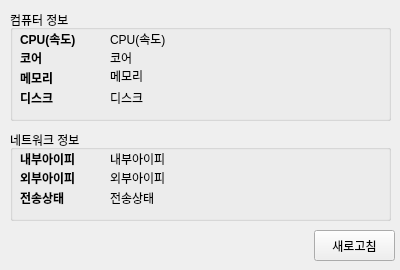
<?xml version="1.0" encoding="UTF-8"?>
<ui version="4.0">
 <class>Form</class>
 <widget class="QWidget" name="Form">
  <property name="geometry">
   <rect>
    <x>0</x>
    <y>0</y>
    <width>400</width>
    <height>270</height>
   </rect>
  </property>
  <property name="minimumSize">
   <size>
    <width>400</width>
    <height>270</height>
   </size>
  </property>
  <property name="maximumSize">
   <size>
    <width>400</width>
    <height>270</height>
   </size>
  </property>
  <property name="windowTitle">
   <string>내 컴퓨터 정보</string>
  </property>
  <widget class="QGroupBox" name="groupBox">
   <property name="geometry">
    <rect>
     <x>10</x>
     <y>10</y>
     <width>381</width>
     <height>111</height>
    </rect>
   </property>
   <property name="title">
    <string>컴퓨터 정보</string>
   </property>
   <widget class="QLabel" name="lblCore">
    <property name="geometry">
     <rect>
      <x>100</x>
      <y>40</y>
      <width>271</width>
      <height>16</height>
     </rect>
    </property>
    <property name="text">
     <string>코어</string>
    </property>
   </widget>
   <widget class="QLabel" name="lblMemory">
    <property name="geometry">
     <rect>
      <x>100</x>
      <y>56</y>
      <width>271</width>
      <height>20</height>
     </rect>
    </property>
    <property name="text">
     <string>메모리</string>
    </property>
   </widget>
   <widget class="QLabel" name="label_2">
    <property name="geometry">
     <rect>
      <x>10</x>
      <y>40</y>
      <width>91</width>
      <height>16</height>
     </rect>
    </property>
    <property name="styleSheet">
     <string notr="true">font-weight: bold;</string>
    </property>
    <property name="text">
     <string>코어</string>
    </property>
   </widget>
   <widget class="QLabel" name="label">
    <property name="geometry">
     <rect>
      <x>10</x>
      <y>21</y>
      <width>91</width>
      <height>16</height>
     </rect>
    </property>
    <property name="styleSheet">
     <string notr="true">font-weight: bold;</string>
    </property>
    <property name="text">
     <string>CPU(속도) </string>
    </property>
   </widget>
   <widget class="QLabel" name="label_4">
    <property name="geometry">
     <rect>
      <x>10</x>
      <y>80</y>
      <width>91</width>
      <height>16</height>
     </rect>
    </property>
    <property name="styleSheet">
     <string notr="true">font-weight: bold;</string>
    </property>
    <property name="text">
     <string>디스크</string>
    </property>
   </widget>
   <widget class="QLabel" name="lblCPU">
    <property name="geometry">
     <rect>
      <x>100</x>
      <y>21</y>
      <width>271</width>
      <height>16</height>
     </rect>
    </property>
    <property name="text">
     <string>CPU(속도) </string>
    </property>
   </widget>
   <widget class="QLabel" name="lblDisk">
    <property name="geometry">
     <rect>
      <x>100</x>
      <y>80</y>
      <width>271</width>
      <height>16</height>
     </rect>
    </property>
    <property name="text">
     <string>디스크</string>
    </property>
   </widget>
   <widget class="QLabel" name="label_3">
    <property name="geometry">
     <rect>
      <x>10</x>
      <y>60</y>
      <width>91</width>
      <height>16</height>
     </rect>
    </property>
    <property name="styleSheet">
     <string notr="true">font-weight: bold;</string>
    </property>
    <property name="text">
     <string>메모리</string>
    </property>
   </widget>
  </widget>
  <widget class="QGroupBox" name="groupBox_2">
   <property name="geometry">
    <rect>
     <x>10</x>
     <y>130</y>
     <width>381</width>
     <height>91</height>
    </rect>
   </property>
   <property name="title">
    <string>네트워크 정보</string>
   </property>
   <widget class="QLabel" name="lblExtraNet">
    <property name="geometry">
     <rect>
      <x>100</x>
      <y>40</y>
      <width>271</width>
      <height>16</height>
     </rect>
    </property>
    <property name="text">
     <string>외부아이피</string>
    </property>
   </widget>
   <widget class="QLabel" name="lblNetStat">
    <property name="geometry">
     <rect>
      <x>100</x>
      <y>60</y>
      <width>271</width>
      <height>16</height>
     </rect>
    </property>
    <property name="text">
     <string>전송상태</string>
    </property>
   </widget>
   <widget class="QLabel" name="label_5">
    <property name="geometry">
     <rect>
      <x>10</x>
      <y>40</y>
      <width>91</width>
      <height>16</height>
     </rect>
    </property>
    <property name="styleSheet">
     <string notr="true">font-weight: bold;</string>
    </property>
    <property name="text">
     <string>외부아이피</string>
    </property>
   </widget>
   <widget class="QLabel" name="label_6">
    <property name="geometry">
     <rect>
      <x>10</x>
      <y>21</y>
      <width>91</width>
      <height>16</height>
     </rect>
    </property>
    <property name="styleSheet">
     <string notr="true">font-weight: bold;</string>
    </property>
    <property name="text">
     <string>내부아이피</string>
    </property>
   </widget>
   <widget class="QLabel" name="lblInnerNet">
    <property name="geometry">
     <rect>
      <x>100</x>
      <y>21</y>
      <width>271</width>
      <height>16</height>
     </rect>
    </property>
    <property name="text">
     <string>내부아이피</string>
    </property>
   </widget>
   <widget class="QLabel" name="label_8">
    <property name="geometry">
     <rect>
      <x>10</x>
      <y>60</y>
      <width>91</width>
      <height>16</height>
     </rect>
    </property>
    <property name="styleSheet">
     <string notr="true">font-weight: bold;</string>
    </property>
    <property name="text">
     <string>전송상태</string>
    </property>
   </widget>
  </widget>
  <widget class="QPushButton" name="btnRefresh">
   <property name="geometry">
    <rect>
     <x>314</x>
     <y>230</y>
     <width>81</width>
     <height>31</height>
    </rect>
   </property>
   <property name="text">
    <string>새로고침</string>
   </property>
  </widget>
 </widget>
 <resources/>
 <connections/>
</ui>
